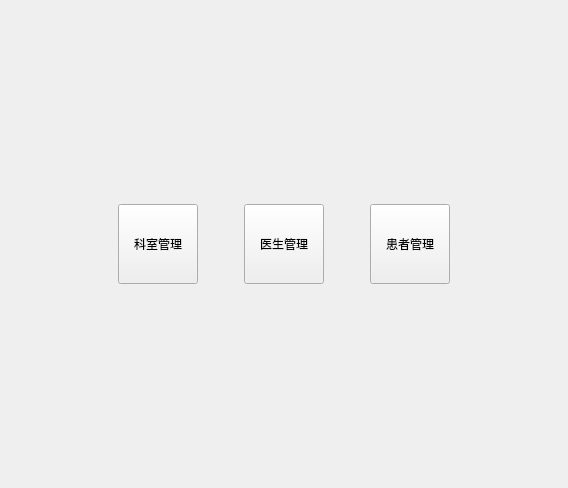
<?xml version="1.0" encoding="UTF-8"?>
<ui version="4.0">
 <class>WelcomeView</class>
 <widget class="QWidget" name="WelcomeView">
  <property name="geometry">
   <rect>
    <x>0</x>
    <y>0</y>
    <width>568</width>
    <height>488</height>
   </rect>
  </property>
  <property name="windowTitle">
   <string>欢迎</string>
  </property>
  <layout class="QVBoxLayout" name="verticalLayout">
   <item>
    <spacer name="verticalSpacer">
     <property name="orientation">
      <enum>Qt::Vertical</enum>
     </property>
     <property name="sizeHint" stdset="0">
      <size>
       <width>20</width>
       <height>184</height>
      </size>
     </property>
    </spacer>
   </item>
   <item>
    <layout class="QHBoxLayout" name="horizontalLayout_2">
     <item>
      <spacer name="horizontalSpacer">
       <property name="orientation">
        <enum>Qt::Horizontal</enum>
       </property>
       <property name="sizeHint" stdset="0">
        <size>
         <width>40</width>
         <height>20</height>
        </size>
       </property>
      </spacer>
     </item>
     <item>
      <layout class="QHBoxLayout" name="horizontalLayout">
       <item>
        <widget class="QPushButton" name="btnSectionManage">
         <property name="minimumSize">
          <size>
           <width>80</width>
           <height>80</height>
          </size>
         </property>
         <property name="maximumSize">
          <size>
           <width>80</width>
           <height>80</height>
          </size>
         </property>
         <property name="text">
          <string>科室管理</string>
         </property>
        </widget>
       </item>
       <item>
        <spacer name="horizontalSpacer_3">
         <property name="orientation">
          <enum>Qt::Horizontal</enum>
         </property>
         <property name="sizeHint" stdset="0">
          <size>
           <width>40</width>
           <height>20</height>
          </size>
         </property>
        </spacer>
       </item>
       <item>
        <widget class="QPushButton" name="btnDoctorManage">
         <property name="enabled">
          <bool>true</bool>
         </property>
         <property name="minimumSize">
          <size>
           <width>80</width>
           <height>80</height>
          </size>
         </property>
         <property name="maximumSize">
          <size>
           <width>80</width>
           <height>80</height>
          </size>
         </property>
         <property name="text">
          <string>医生管理</string>
         </property>
        </widget>
       </item>
       <item>
        <spacer name="horizontalSpacer_4">
         <property name="orientation">
          <enum>Qt::Horizontal</enum>
         </property>
         <property name="sizeHint" stdset="0">
          <size>
           <width>40</width>
           <height>20</height>
          </size>
         </property>
        </spacer>
       </item>
       <item>
        <widget class="QPushButton" name="btnPatientManage">
         <property name="minimumSize">
          <size>
           <width>80</width>
           <height>80</height>
          </size>
         </property>
         <property name="maximumSize">
          <size>
           <width>80</width>
           <height>80</height>
          </size>
         </property>
         <property name="text">
          <string>患者管理</string>
         </property>
        </widget>
       </item>
      </layout>
     </item>
     <item>
      <spacer name="horizontalSpacer_2">
       <property name="orientation">
        <enum>Qt::Horizontal</enum>
       </property>
       <property name="sizeHint" stdset="0">
        <size>
         <width>40</width>
         <height>20</height>
        </size>
       </property>
      </spacer>
     </item>
    </layout>
   </item>
   <item>
    <spacer name="verticalSpacer_2">
     <property name="orientation">
      <enum>Qt::Vertical</enum>
     </property>
     <property name="sizeHint" stdset="0">
      <size>
       <width>20</width>
       <height>184</height>
      </size>
     </property>
    </spacer>
   </item>
  </layout>
 </widget>
 <resources/>
 <connections/>
</ui>
